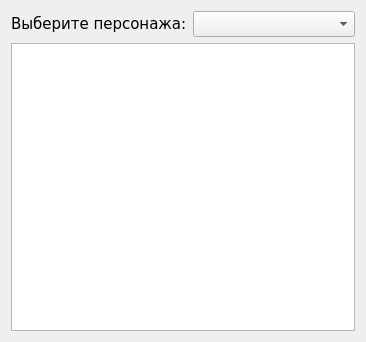
<?xml version="1.0" encoding="UTF-8"?>
<ui version="4.0">
 <class>Dialog</class>
 <widget class="QDialog" name="Dialog">
  <property name="geometry">
   <rect>
    <x>0</x>
    <y>0</y>
    <width>366</width>
    <height>342</height>
   </rect>
  </property>
  <property name="font">
   <font>
    <family>Verdana</family>
    <pointsize>11</pointsize>
   </font>
  </property>
  <property name="windowTitle">
   <string>Персонажи</string>
  </property>
  <layout class="QVBoxLayout" name="verticalLayout">
   <item>
    <layout class="QHBoxLayout" name="horizontalLayout">
     <item>
      <widget class="QLabel" name="charactersLabel">
       <property name="text">
        <string>Выберите персонажа:</string>
       </property>
      </widget>
     </item>
     <item>
      <widget class="QComboBox" name="charactersComboBox"/>
     </item>
    </layout>
   </item>
   <item>
    <widget class="QTableView" name="tableView"/>
   </item>
  </layout>
 </widget>
 <layoutdefault spacing="6" margin="11"/>
 <resources/>
 <connections/>
</ui>
